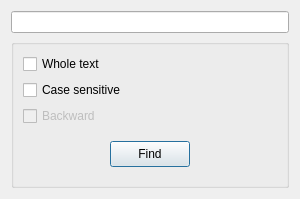
<?xml version="1.0" encoding="UTF-8"?>
<ui version="4.0">
 <class>FindDialog</class>
 <widget class="QDialog" name="FindDialog">
  <property name="geometry">
   <rect>
    <x>0</x>
    <y>0</y>
    <width>300</width>
    <height>186</height>
   </rect>
  </property>
  <property name="sizePolicy">
   <sizepolicy hsizetype="Preferred" vsizetype="Fixed">
    <horstretch>0</horstretch>
    <verstretch>0</verstretch>
   </sizepolicy>
  </property>
  <property name="maximumSize">
   <size>
    <width>16777215</width>
    <height>186</height>
   </size>
  </property>
  <property name="windowTitle">
   <string>Find</string>
  </property>
  <layout class="QVBoxLayout" name="verticalLayout_2">
   <item>
    <widget class="QLineEdit" name="lineEdit"/>
   </item>
   <item>
    <widget class="QGroupBox" name="groupBox">
     <property name="sizePolicy">
      <sizepolicy hsizetype="Preferred" vsizetype="Fixed">
       <horstretch>0</horstretch>
       <verstretch>0</verstretch>
      </sizepolicy>
     </property>
     <layout class="QVBoxLayout" name="verticalLayout">
      <item>
       <widget class="QCheckBox" name="checkBoxWholeText">
        <property name="sizePolicy">
         <sizepolicy hsizetype="Minimum" vsizetype="Preferred">
          <horstretch>0</horstretch>
          <verstretch>0</verstretch>
         </sizepolicy>
        </property>
        <property name="text">
         <string>Whole text</string>
        </property>
       </widget>
      </item>
      <item>
       <widget class="QCheckBox" name="checkBoxCaseSensitive">
        <property name="text">
         <string>Case sensitive</string>
        </property>
       </widget>
      </item>
      <item>
       <widget class="QCheckBox" name="checkBoxBackward">
        <property name="enabled">
         <bool>false</bool>
        </property>
        <property name="text">
         <string>Backward</string>
        </property>
       </widget>
      </item>
      <item>
       <widget class="QWidget" name="widget_2" native="true">
        <property name="sizePolicy">
         <sizepolicy hsizetype="Preferred" vsizetype="Fixed">
          <horstretch>0</horstretch>
          <verstretch>0</verstretch>
         </sizepolicy>
        </property>
        <layout class="QHBoxLayout" name="horizontalLayout">
         <item>
          <spacer name="horizontalSpacer">
           <property name="orientation">
            <enum>Qt::Horizontal</enum>
           </property>
           <property name="sizeHint" stdset="0">
            <size>
             <width>127</width>
             <height>20</height>
            </size>
           </property>
          </spacer>
         </item>
         <item>
          <widget class="QPushButton" name="pushFindButton">
           <property name="minimumSize">
            <size>
             <width>0</width>
             <height>26</height>
            </size>
           </property>
           <property name="text">
            <string>Find</string>
           </property>
          </widget>
         </item>
         <item>
          <spacer name="horizontalSpacer_2">
           <property name="orientation">
            <enum>Qt::Horizontal</enum>
           </property>
           <property name="sizeHint" stdset="0">
            <size>
             <width>126</width>
             <height>20</height>
            </size>
           </property>
          </spacer>
         </item>
        </layout>
       </widget>
      </item>
     </layout>
    </widget>
   </item>
  </layout>
 </widget>
 <resources/>
 <connections/>
</ui>
